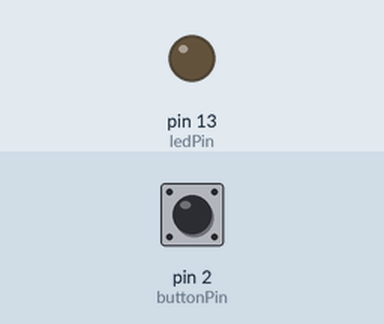
Simulated run of this sketch. Board: Arduino Uno, built with avr-gcc and run on an emulated ATmega328P. Parts: output pins drawn as LEDs (lit = HIGH). Dashed ring = blinking. Inputs (shaded band) come from the test bench; at power-on: pin 2 (buttonPin) HIGH.

Above: at 1.2 s.
1.3 s: pin 2 (buttonPin) pulled LOW for 3.2 s
At 2.1 s:
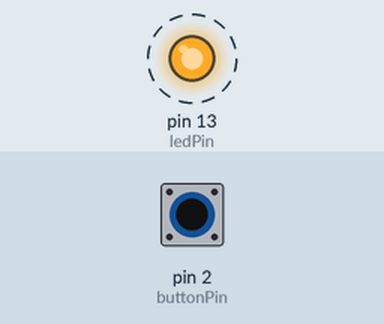
6.0 s: pin 2 (buttonPin) pulled LOW for 0.15 s
At 7.1 s:
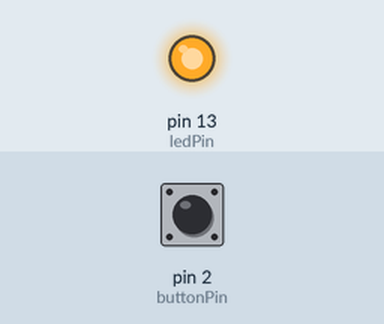
7.6 s: pin 2 (buttonPin) pulled LOW for 1 s
At 8.3 s:
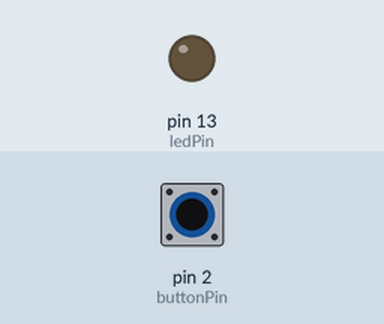
Timing chart, 0 to 10.6 s (numbered marks = the images above; inputs shaded):
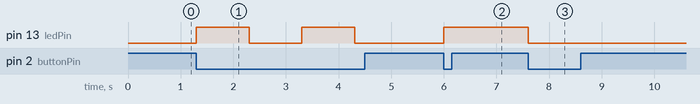

The sketch:

blink.ino
```cpp
int ledPin = 13;
bool ledValue = LOW;
int buttonPin = 2;
bool buttonValue;
unsigned long currentMillis; //tracks millis
unsigned long previousMillis = 0; //tracks millis
unsigned int interval = 1000; //interval for blinking

void setup() {
  // put your setup code here, to run once:
  pinMode(ledPin, OUTPUT);
  pinMode(buttonPin, INPUT); //button will have to be an interupt. button bouncing. button held down for a certain amount of time to change state.
}


void loop() {
currentMillis=millis();
buttonValue=digitalRead(buttonPin);//outputs either high or low if button is pressed or not- yes is 5V no is 0V
if (buttonValue==LOW){  //if button is pressed
  if (blinking()==false){  //if blinking is off
    bool blinking=true;} // start blinking
  else {
    bool blinking=false; } //stop blinking
}
}
bool blinking(){
    if(currentMillis-previousMillis>interval){ //if time has exceeded the interval
      ledValue=!ledValue; //make led turn on if off and off if on
      previousMillis=millis(); //resets previous millis to create a new time interval right when the new led state has started
      digitalWrite(ledPin, ledValue);
  }}
```

Measured:
- after the input at 1.3 s, pin 13 (ledPin): alternates HIGH for 1.0 s and LOW for 1.0 s, starting at once
- after the input at 6.0 s, pin 13 (ledPin): LOW → HIGH at once
- after the input at 7.6 s, pin 13 (ledPin): HIGH → LOW at once
